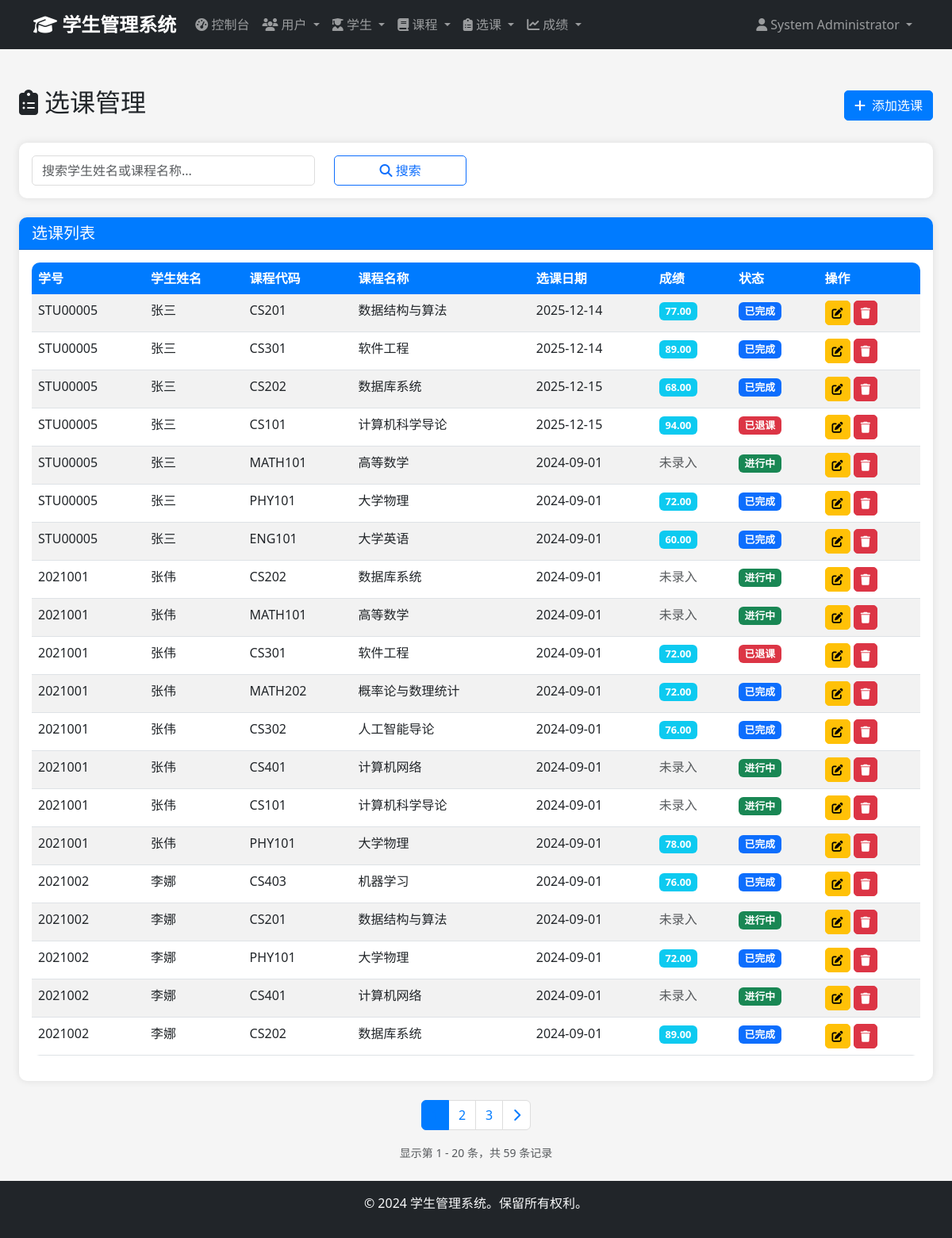
The page /admin/enrollments (signed in) on the database its author committed.
### app/models/user.py (models this page shows, shortened)
class User(UserMixin, db.Model):
    __tablename__ = 'users'
    id = db.Column(db.Integer, primary_key=True)
    username = db.Column(db.String(50), unique=True, nullable=False)
    email = db.Column(db.String(100), unique=True, nullable=False)
    password_hash = db.Column(db.String(255), nullable=False)
    full_name = db.Column(db.String(100), nullable=False)
    phone = db.Column(db.String(20))
    role = db.Column(db.Enum('admin', 'student', name='user_role'), nullable=False, default='student')
    is_active = db.Column(db.Boolean, default=True)
    created_at = db.Column(db.DateTime, default=datetime.utcnow)
    updated_at = db.Column(db.DateTime, default=datetime.utcnow, onupdate=datetime.utcnow)
    administrator = db.relationship('Administrator', backref='user', uselist=False, cascade='all, delete-orphan')
    def is_admin(self):
        return self.role == 'admin'

### app/models/enrollment.py (models this page shows, shortened)
class Enrollment(db.Model):
    __tablename__ = 'enrollments'
    id = db.Column(db.Integer, primary_key=True)
    student_id = db.Column(db.Integer, db.ForeignKey('students.id'), nullable=False)
    course_id = db.Column(db.Integer, db.ForeignKey('courses.id'), nullable=False)
    enrollment_date = db.Column(db.Date, nullable=False, default=date.today)
    status = db.Column(db.Enum('enrolled', 'completed', 'dropped', 'withdrawn', name='enrollment_status'),
                       default='enrolled')
    grade = db.Column(db.Numeric(5, 2))
    created_at = db.Column(db.DateTime, default=datetime.utcnow)
    updated_at = db.Column(db.DateTime, default=datetime.utcnow, onupdate=datetime.utcnow)
    __table_args__ = (db.UniqueConstraint('student_id', 'course_id', name='unique_enrollment'),)

### app/models/student.py (models this page shows, shortened)
class Student(db.Model):
    __tablename__ = 'students'
    id = db.Column(db.Integer, primary_key=True)
    student_id = db.Column(db.String(20), unique=True, nullable=False)
    first_name = db.Column(db.String(50), nullable=False)
    last_name = db.Column(db.String(50), nullable=False)
    birth_date = db.Column(db.Date)
    gender = db.Column(db.Enum('Male', 'Female', 'Other', name='gender'))
    email = db.Column(db.String(100), unique=True, nullable=False)
    phone = db.Column(db.String(20))
    address = db.Column(db.Text)
    major = db.Column(db.String(100))
    enrollment_year = db.Column(db.Integer)
    created_at = db.Column(db.DateTime, default=datetime.utcnow)
    updated_at = db.Column(db.DateTime, default=datetime.utcnow, onupdate=datetime.utcnow)
    enrollments = db.relationship('Enrollment', backref='student', lazy='dynamic', cascade='all, delete-orphan')

### app/models/course.py (models this page shows, shortened)
class Course(db.Model):
    __tablename__ = 'courses'
    id = db.Column(db.Integer, primary_key=True)
    course_code = db.Column(db.String(20), unique=True, nullable=False)
    course_name = db.Column(db.String(100), nullable=False)
    description = db.Column(db.Text)
    credits = db.Column(db.Integer, nullable=False, default=3)
    department = db.Column(db.String(100))
    instructor = db.Column(db.String(100))
    created_at = db.Column(db.DateTime, default=datetime.utcnow)
    updated_at = db.Column(db.DateTime, default=datetime.utcnow, onupdate=datetime.utcnow)
    enrollments = db.relationship('Enrollment', backref='course', lazy='dynamic', cascade='all, delete-orphan')

### app/views/admin.py (the view, shortened to what this page needs)
@admin_bp.route('/enrollments')
@login_required
@admin_required
def enrollments():
    page = request.args.get('page', 1, type=int)
    search = request.args.get('search', '')
    status_filter = request.args.get('status', '')
    query = Enrollment.query.join(Student).join(Course)
    if status_filter:
        query = query.filter(Enrollment.status == status_filter)
    enrollments = query.paginate(
        page=page,
        per_page=20,
        error_out=False
    )
    return render_template('admin/enrollments/index.html', enrollments=enrollments, search=search, status_filter=status_filter)

### app/views/auth.py (called while the page is built)
def admin_required(f):
    @wraps(f)
    def decorated_function(*args, **kwargs):
        if not current_user.is_authenticated or not current_user.is_admin():
            flash('访问被拒绝。需要管理员权限。', 'error')
            return redirect(url_for('auth.login'))
        return f(*args, **kwargs)
    return decorated_function

### app/templates/admin/enrollments/index.html (shortened to what this page needs)
{% extends "base.html" %}
{% block content %}
<div class="container-fluid mt-4">
    <div class="d-flex justify-content-between align-items-center mb-4">
        <div class="d-flex align-items-center">
            <h2>
                <i class="fas fa-clipboard-list me-2"></i>选课管理
            </h2>
        </div>
        <a href="{{ url_for('admin.create_enrollment') }}" class="btn btn-primary">
            <i class="fas fa-plus me-2"></i>添加选课
        </a>
    </div>
    <div class="card mb-4">
        <div class="card-body">
            <form method="GET" action="{{ url_for('admin.enrollments') }}">
                <div class="row">
                    <div class="col-md-4">
                        <input type="text" class="form-control" name="search" placeholder="搜索学生姓名或课程名称..."
                               value="{{ search }}">
                    </div>
                    <div class="col-md-2">
                        <button type="submit" class="btn btn-outline-primary w-100">
                            <i class="fas fa-search"></i> 搜索
                        </button>
                    </div>
                </div>
            </form>
        </div>
    </div>
    <div class="card">
        <div class="card-header">
            <h5 class="mb-0">选课列表</h5>
        </div>
        <div class="card-body">
            {% if enrollments %}
            <div class="table-responsive">
                <table class="table table-striped">
                    <thead>
                        <tr>
                            <th>学号</th>
                            <th>学生姓名</th>
                            <th>课程代码</th>
                            <th>课程名称</th>
                            <th>选课日期</th>
                            <th>成绩</th>
                            <th>状态</th>
                            <th>操作</th>
                        </tr>
                    </thead>
                    <tbody>
                        {% for enrollment in enrollments %}
                        <tr>
                            <td>{{ enrollment.student.student_id }}</td>
                            <td>{{ enrollment.student.first_name }}{{ enrollment.student.last_name }}</td>
                            <td>{{ enrollment.course.course_code }}</td>
                            <td>{{ enrollment.course.course_name }}</td>
                            <td>{{ enrollment.enrollment_date.strftime('%Y-%m-%d') if enrollment.enrollment_date else '-' }}</td>
                            <td>
                                {% if enrollment.grade is not none %}
                                    <span class="badge bg-info">{{ enrollment.grade }}</span>
                                {% else %}
                                    <span class="text-muted">未录入</span>
                                {% endif %}
                            </td>
                            <td>
                                {% if enrollment.status == 'enrolled' %}
                                    <span class="badge bg-success">进行中</span>
                                {% elif enrollment.status == 'completed' %}
                                    <span class="badge bg-primary">已完成</span>
                                {% else %}
                                    <span class="badge bg-danger">已退课</span>
                                {% endif %}
                            </td>
                            <td>
                                <a href="{{ url_for('admin.edit_enrollment', enrollment_id=enrollment.id) }}"
                                   class="btn btn-sm btn-warning" title="编辑">
                                    <i class="fas fa-edit"></i>
                                </a>
                                <button type="button" class="btn btn-sm btn-danger delete-enrollment"
                                        data-id="{{ enrollment.id }}"
                                        data-student="{{ enrollment.student.first_name }}{{ enrollment.student.last_name }}"
                                        data-course="{{ enrollment.course.course_name }}" title="删除">
                                    <i class="fas fa-trash"></i>
                                </button>
                            </td>
                        </tr>
                        {% endfor %}
                    </tbody>
                </table>
            </div>
            {% endif %}
        </div>
    </div>
    {% if enrollments.pages > 1 %}
    <nav aria-label="选课列表分页" class="mt-4">
        <ul class="pagination justify-content-center">
            {% for page_num in enrollments.iter_pages() %}
                {% if page_num %}
                    {% if page_num != enrollments.page %}
                    <li class="page-item">
                        <a class="page-link" href="{{ url_for('admin.enrollments', page=page_num, search=search, status=status_filter) }}">{{ page_num }}</a>
                    </li>
                    {% else %}
                    <li class="page-item active">
                        <span class="page-link">{{ page_num }}</span>
                    </li>
                    {% endif %}
                {% else %}
                <li class="page-item disabled">
                    <span class="page-link">…</span>
                </li>
                {% endif %}
            {% endfor %}
            {% if enrollments.has_next %}
            <li class="page-item">
                <a class="page-link" href="{{ url_for('admin.enrollments', page=enrollments.next_num, search=search, status=status_filter) }}">
                    <i class="fas fa-chevron-right"></i>
                </a>
            </li>
            {% endif %}
        </ul>
    </nav>
    <div class="text-center text-muted mt-2">
        <small>
            显示第 {{ (enrollments.page - 1) * enrollments.per_page + 1 }} -
            {{ enrollments.page * enrollments.per_page if enrollments.page * enrollments.per_page < enrollments.total else enrollments.total }}
            条，共 {{ enrollments.total }} 条记录
        </small>
    </div>
    {% endif %}
</div>
{% endblock %}

### app/templates/base.html (shortened to what this page needs)
<!DOCTYPE html>
<html lang="zh-CN">
<head>
    <link href="https://cdn.jsdelivr.net/npm/bootstrap@5.3.0/dist/css/bootstrap.min.css" rel="stylesheet">
    <link href="https://cdnjs.cloudflare.com/ajax/libs/font-awesome/6.4.0/css/all.min.css" rel="stylesheet">
    <link href="{{ url_for('static', filename='css/style.css') }}" rel="stylesheet">
</head>
<body>
    {% if current_user.is_authenticated %}
    <nav class="navbar navbar-expand-lg navbar-dark bg-dark">
        <div class="container">
            <a class="navbar-brand" href="{{ url_for('main.dashboard') }}">
                <i class="fas fa-graduation-cap"></i> 学生管理系统
            </a>
            <div class="collapse navbar-collapse" id="navbarNav">
                <ul class="navbar-nav me-auto">
                    {% if current_user.is_admin() %}
                    <li class="nav-item">
                        <a class="nav-link" href="{{ url_for('admin.dashboard') }}">
                            <i class="fas fa-tachometer-alt"></i> 控制台
                        </a>
                    </li>
                    <li class="nav-item dropdown">
                        <a class="nav-link dropdown-toggle" href="#" data-bs-toggle="dropdown">
                            <i class="fas fa-users"></i> 用户
                        </a>
                    </li>
                    <li class="nav-item dropdown">
                        <a class="nav-link dropdown-toggle" href="#" data-bs-toggle="dropdown">
                            <i class="fas fa-user-graduate"></i> 学生
                        </a>
                    </li>
                    <li class="nav-item dropdown">
                        <a class="nav-link dropdown-toggle" href="#" data-bs-toggle="dropdown">
                            <i class="fas fa-book"></i> 课程
                        </a>
                    </li>
                    <li class="nav-item dropdown">
                        <a class="nav-link dropdown-toggle" href="#" data-bs-toggle="dropdown">
                            <i class="fas fa-clipboard-list"></i> 选课
                        </a>
                    </li>
                    <li class="nav-item dropdown">
                        <a class="nav-link dropdown-toggle" href="#" data-bs-toggle="dropdown">
                            <i class="fas fa-chart-line"></i> 成绩
                        </a>
                    </li>
                    {% endif %}
                </ul>
                <ul class="navbar-nav">
                    <li class="nav-item dropdown">
                        <a class="nav-link dropdown-toggle" href="#" data-bs-toggle="dropdown">
                            <i class="fas fa-user"></i> {{ current_user.full_name }}
                        </a>
                    </li>
                </ul>
            </div>
        </div>
    </nav>
    {% endif %}
    <main class="container-fluid py-4">
        {% block content %}{% endblock %}
    </main>
    <footer class="bg-dark text-light text-center py-3 mt-auto">
        <div class="container">
            <p>&copy; 2024 学生管理系统。保留所有权利。</p>
        </div>
    </footer>
</body>
</html>

### app/static/css/style.css (style rules this page uses)
:root { --primary-color: #007bff; --secondary-color: #6c757d; --success-color: #28a745; --danger-color: #dc3545; --warning-color: #ffc107; --info-color: #17a2b8; --dark-color: #343a40; --light-color: #f8f9fa; }
body { min-height: 100vh; display: flex; flex-direction: column; background-color: #f5f5f5; font-family: 'Segoe UI', Tahoma, Geneva, Verdana, sans-serif; }
main { flex: 1; }
.navbar-brand { font-weight: bold; font-size: 1.5rem; }
.navbar-nav .nav-link { transition: color 0.3s; }
.card { border: none; border-radius: 10px; box-shadow: 0 0 10px rgba(0,0,0,0.1); transition: transform 0.3s, box-shadow 0.3s; }
.card-header { background-color: var(--primary-color); color: white; border-radius: 10px 10px 0 0 !important; font-weight: 600; }
.btn { border-radius: 5px; transition: all 0.3s; }
.btn-primary { background-color: var(--primary-color); border-color: var(--primary-color); }
.btn-danger { background-color: var(--danger-color); border-color: var(--danger-color); }
.table { background-color: white; border-radius: 10px; overflow: hidden; }
.table thead th { background-color: var(--primary-color); color: white; border: none; }
.form-control, .form-select { border-radius: 5px; border: 1px solid #ddd; transition: border-color 0.3s, box-shadow 0.3s; }
footer { margin-top: auto; }
.pagination .page-link { color: var(--primary-color); border-color: #ddd; }
.pagination .page-item.active .page-link { background-color: var(--primary-color); border-color: var(--primary-color); }
.badge { font-size: 0.8rem; padding: 0.4em 0.6em; }

### rows shown on the page
User: full_name "System Administrator"
Enrollment: student.student_id "STU00005", student.first_name "张", student.last_name "三", course.course_code "CS201", course.course_name "数据结构与算法", enrollment_date "2025-12-14", grade "77.00", status "已完成"
Enrollment: student.student_id "STU00005", student.first_name "张", student.last_name "三", course.course_code "CS301", course.course_name "软件工程", enrollment_date "2025-12-14", grade "89.00", status "已完成"
Enrollment: student.student_id "STU00005", student.first_name "张", student.last_name "三", course.course_code "CS202", course.course_name "数据库系统", enrollment_date "2025-12-15", grade "68.00", status "已完成"
Enrollment: student.student_id "STU00005", student.first_name "张", student.last_name "三", course.course_code "CS101", course.course_name "计算机科学导论", enrollment_date "2025-12-15", grade "94.00", status "已退课"
Enrollment: student.student_id "STU00005", student.first_name "张", student.last_name "三", course.course_code "MATH101", course.course_name "高等数学", enrollment_date "2024-09-01", shows "未录入", status "进行中"
Enrollment: student.student_id "STU00005", student.first_name "张", student.last_name "三", course.course_code "PHY101", course.course_name "大学物理", enrollment_date "2024-09-01", grade "72.00", status "已完成"
Enrollment: student.student_id "STU00005", student.first_name "张", student.last_name "三", course.course_code "ENG101", course.course_name "大学英语", enrollment_date "2024-09-01", grade "60.00", status "已完成"
Enrollment: student.student_id "2021001", student.first_name "张", student.last_name "伟", course.course_code "CS202", course.course_name "数据库系统", enrollment_date "2024-09-01", shows "未录入", status "进行中"
Enrollment: student.student_id "2021001", student.first_name "张", student.last_name "伟", course.course_code "MATH101", course.course_name "高等数学", enrollment_date "2024-09-01", shows "未录入", status "进行中"
Enrollment: student.student_id "2021001", student.first_name "张", student.last_name "伟", course.course_code "CS301", course.course_name "软件工程", enrollment_date "2024-09-01", grade "72.00", status "已退课"
Enrollment: student.student_id "2021001", student.first_name "张", student.last_name "伟", course.course_code "MATH202", course.course_name "概率论与数理统计", enrollment_date "2024-09-01", grade "72.00", status "已完成"
Enrollment: student.student_id "2021001", student.first_name "张", student.last_name "伟", course.course_code "CS302", course.course_name "人工智能导论", enrollment_date "2024-09-01", grade "76.00", status "已完成"
Enrollment: student.student_id "2021001", student.first_name "张", student.last_name "伟", course.course_code "CS401", course.course_name "计算机网络", enrollment_date "2024-09-01", shows "未录入", status "进行中"
Enrollment: student.student_id "2021001", student.first_name "张", student.last_name "伟", course.course_code "CS101", course.course_name "计算机科学导论", enrollment_date "2024-09-01", shows "未录入", status "进行中"
Enrollment: student.student_id "2021001", student.first_name "张", student.last_name "伟", course.course_code "PHY101", course.course_name "大学物理", enrollment_date "2024-09-01", grade "78.00", status "已完成"
Enrollment: student.student_id "2021002", student.first_name "李", student.last_name "娜", course.course_code "CS403", course.course_name "机器学习", enrollment_date "2024-09-01", grade "76.00", status "已完成"
Enrollment: student.student_id "2021002", student.first_name "李", student.last_name "娜", course.course_code "CS201", course.course_name "数据结构与算法", enrollment_date "2024-09-01", shows "未录入", status "进行中"
Enrollment: student.student_id "2021002", student.first_name "李", student.last_name "娜", course.course_code "PHY101", course.course_name "大学物理", enrollment_date "2024-09-01", grade "72.00", status "已完成"
Enrollment: student.student_id "2021002", student.first_name "李", student.last_name "娜", course.course_code "CS401", course.course_name "计算机网络", enrollment_date "2024-09-01", shows "未录入", status "进行中"
Enrollment: student.student_id "2021002", student.first_name "李", student.last_name "娜", course.course_code "CS202", course.course_name "数据库系统", enrollment_date "2024-09-01", grade "89.00", status "已完成"

### other values the page prints
{{ page_num }} "2" "3"
{{ (enrollments.page - 1) * enrollments.per_page + 1 }} "1"
{{ enrollments.total }} "59"
